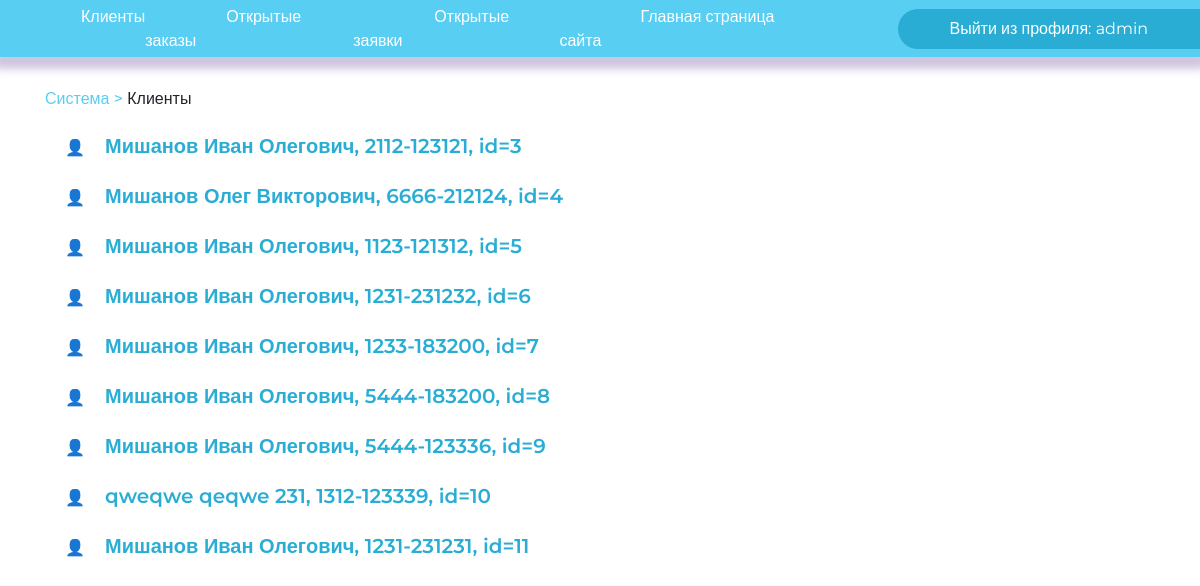
The app's page /agent/clients (signed in), older data.
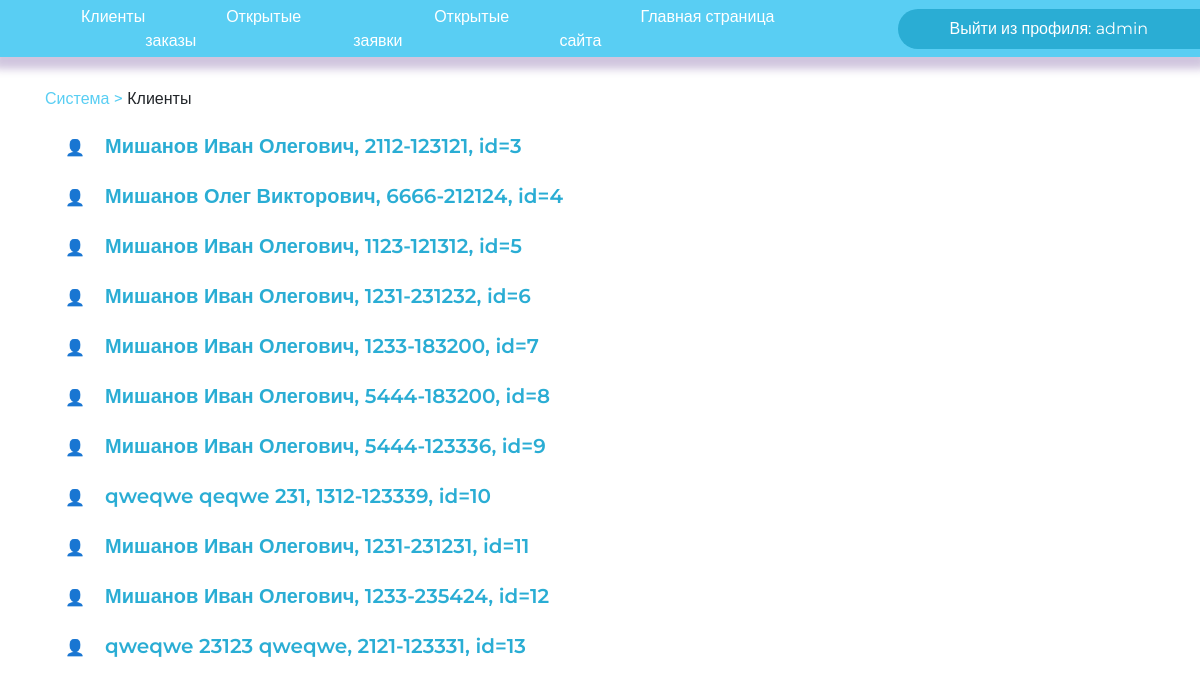
The same page, newer data.
### djangoApp/models.py (models this page shows, shortened)
class Client(models.Model):
    surname = models.CharField(max_length=30)
    name = models.CharField(max_length=30)
    patronymic = models.CharField(max_length=30)
    address = models.CharField(max_length=50)
    email = models.CharField(max_length=50)
    pass_and_serial = models.CharField(
        max_length=12, db_index=True, null=True, blank=True)
    numeric = RegexValidator(r'^[0-9+]', 'В этом поле разрешены только цифры')
    pass_number = models.CharField(max_length=6, validators=[
                                   MinLengthValidator(6, 'Длина номера паспорта 6 цифр'), numeric])
    pass_serial = models.CharField(max_length=4, validators=[
                                   MinLengthValidator(4, 'Длина серии паспорта 4 цифры'), numeric])

### djangoApp/views.py (the view)
# urls.py: path('agent/clients', ClientsPage.as_view(), name="ClientsPage"),
class ClientsPage(LoginRequiredMixin, ListView):
    model=Client
    template_name = 'clients.html'
    context_object_name='clients'

### djangoApp/templates/clients.html (shortened to what this page needs)
{% extends 'secret_panel.html' %}
{% block currPath %}<div class="path"><a href="/agent/">Система ></a> Клиенты </div> {% endblock %}
{% block content %}
<ul style="margin-top: 20px">
{% for client in clients %}
    <li style="list-style-type: '\&#128100'; padding-left: 20px; margin-top:20px;"><a href="/agent/client/{{client.id}}/" class="client-list">{{client.surname}} {{client.name}}
        {{client.patronymic}}, {{client.pass_and_serial}}, id={{client.id}}</a></li>
{% endfor %}
</ul>
{% endblock content %}

Row changes from the older to the newer data that the page shows:
added Client: surname "Мишанов", name "Иван", patronymic "Олегович", pass_and_serial "1233-235424", id "12"
added Client: surname "qweqwe", name "23123", patronymic "qweqwe", pass_and_serial "2121-123331", id "13"
